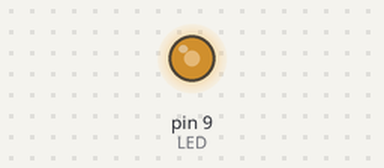
The sketch below on a simulated Arduino Uno, built with avr-gcc and run on an emulated ATmega328P. Shown: output pins drawn as LEDs (lit = HIGH).

Above: at 0.1 s.
Timing chart, 0 to 1.6 s (numbered marks = the images above):
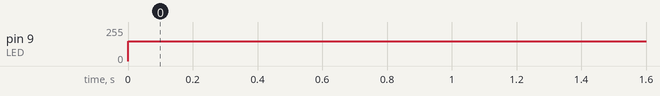

The sketch:

LED_brightness_control_-_good.ino
```cpp
/* FADE control

 Using the PWM pins in the Arduino board to control the brightness of an LED manually.
 The pins with ∼ symbol next to its number can be used as Analog Outputs.
 This means that the LED that is going to be wired to one of those pins will work as an Analog Output.

 */

int LED = 9;  // declaring a variable for the LED and assigning it to pin 9 in the Arduino UNO.

void setup()  // configuring the variable "LED" to be an Output in the program.

{
pinMode(LED, OUTPUT);  // set the variable LED as an output.
}

void loop()  // enter the code below to control the brightness of the LED.

{
analogWrite(LED, 150);  // using the analogWrite to control the brightness of the LED in the circuit by altering the analog value.

}
```

Measured:
- by itself, pin 9 (LED): 0/255 → 150/255 at 0.00 s
